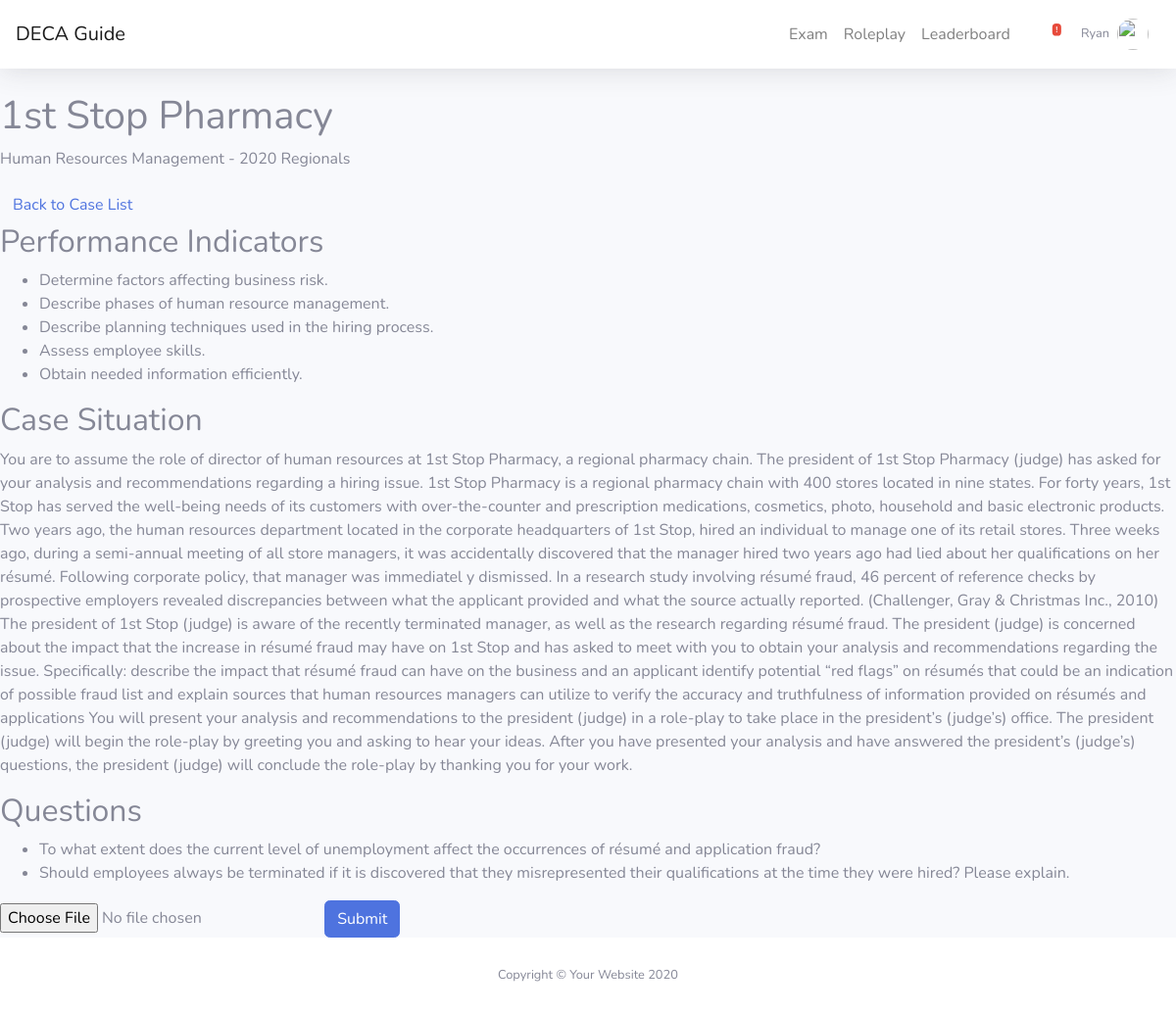
The app's page /roleplay/1 (signed in) with its own data.
### roleplay/models.py (models this page shows, shortened)
class Case(models.Model):
    title = models.CharField(max_length=100)
    description = models.TextField()
    year = models.IntegerField(default=0)
    event = models.ForeignKey(Event, on_delete=models.CASCADE)
    REGIONALS = 'R'
    PROVINCIALS = 'P'
    ICDC = 'I'
    LEVELS = [
        (REGIONALS, 'Regionals'),
        (PROVINCIALS, 'Provincials'),
        (ICDC, 'ICDC'),
    ]
    level = models.CharField(max_length=1, choices=LEVELS)

class Event(models.Model):
    title = models.CharField(max_length=100)
    code = models.CharField(max_length=10)
    cluster = models.ForeignKey(Cluster, on_delete=models.CASCADE)
    team = models.BooleanField(default=False)

class PI(models.Model):
    case = models.ForeignKey(Case, on_delete=models.CASCADE)
    title = models.CharField(max_length=100)

class CaseQuestion(models.Model):
    case = models.ForeignKey(Case, on_delete=models.CASCADE)
    title = models.CharField(max_length=200)

### roleplay/views.py (the view)
# urls.py: path('<int:pk>', views.case, name='case'),
@login_required(login_url='accounts:login')
def case(request, pk):
    form = SubmissionForm()
    if request.method == 'POST':
        sub = Submission(student=request.user, case=Case.objects.get(pk=pk))
        form = SubmissionForm(request.POST, request.FILES, instance=sub)
        if form.is_valid():
            form.save()
        return redirect('roleplay')
    return render(request, 'roleplay/case.html', {'case':Case.objects.get(pk=pk), 'form':form, 'submissions':Submission.objects.filter(student=request.user).order_by('-date')})

### roleplay/forms.py
class SubmissionForm(forms.ModelForm):
    class Meta:
        model = Submission
        fields = {'audio_file'}

### roleplay/templates/roleplay/case.html (shortened to what this page needs)
{% extends 'base.html' %}
{% block content %}
<h1>{{case.title}}</h1>
<p>{{case.event.title}} - {{case.year}} {{case.get_level_display}}</p>
<a href="{% url 'roleplay' %}" class="btn btn-link">Back to Case List</a>
<h2>Performance Indicators</h2>
<ul>
    {% for pi in case.pi_set.all %}
        <li>{{pi.title}}</li>
    {% endfor %}
</ul>
<h2>Case Situation</h2>
<p>{{case.description}}</p>
<h2>Questions</h2>
<ul>
    {% for question in case.casequestion_set.all %}
        <li>{{question.title}}</li>
    {% endfor %}
</ul>
<form action='' method='POST' enctype='multipart/form-data'>
    <input type="file" name="audio_file">
    <button type='submit' class="btn btn-primary">Submit</button>
</form>
{% endblock %}

### accounts/templates/base.html (shortened to what this page needs)
{% load static %}
<!DOCTYPE html>
<html lang="en">
<head>
    <link href="{% static 'accounts/vendor/fontawesome-free/css/all.min.css' %}" rel="stylesheet" type="text/css">
    <link href="{% static 'accounts/css/sb-admin-2.min.css' %}" rel="stylesheet">
</head>
<body id="page-top">
    <div id="wrapper">
        <div id="content-wrapper" class="d-flex flex-column">
            <div id="content">
                <nav class="navbar navbar-expand navbar-light bg-white topbar mb-4 static-top shadow">
                    <a class="navbar-brand" href="{% url 'accounts:index' %}">DECA Guide</a>
                    <ul class="navbar-nav ml-auto">
                        <li class="navbar-nav align-items-center">
                            <a href="{% url 'quiz:quiz' %}" class="nav-link">Exam</a>
                        </li>
                        <li class="navbar-nav align-items-center">
                            <a href="{% url 'roleplay' %}" class="nav-link">Roleplay</a>
                        </li>
                        <li class="navbar-nav align-items-center">
                          <a href="{% url 'leaderboard' %}" class="nav-link">Leaderboard</a>
                        </li>
                        <li class="nav-item dropdown no-arrow mx-1">
                            <a class="nav-link dropdown-toggle" href="#" id="alertsDropdown" role="button"
                                data-toggle="dropdown" aria-haspopup="true" aria-expanded="false">
                                <i class="fas fa-bell fa-fw"></i>
                                <span class="badge badge-danger badge-counter">!</span>
                            </a>
                        </li>
                        <li class="nav-item dropdown no-arrow">
                            <a class="nav-link dropdown-toggle" href="#" id="userDropdown" role="button"
                                data-toggle="dropdown" aria-haspopup="true" aria-expanded="false">
                                <span class="mr-2 d-none d-lg-inline text-gray-600 small">{{user.username}}</span>
                                <img class="img-profile rounded-circle"
                                    src="{% static 'accounts/img/undraw_profile.svg' %}">
                            </a>
                        </li>
                    </ul>
                </nav>
                {% block content %}
                {% endblock %}
            </div>
            <footer class="sticky-footer bg-white">
                <div class="container my-auto">
                    <div class="copyright text-center my-auto">
                        <span>Copyright &copy; Your Website 2020</span>
                    </div>
                </div>
            </footer>
        </div>
    </div>
</body>
</html>

### records on screen
Case: title "1st Stop Pharmacy", event "Human Resources Management", year "2020", level "Regionals", description "You are to assume the role of director of human resources at 1st Stop Pharmacy, a regional pharmacy chain. The president of 1st Stop Pharmacy (judge) has asked for your analysis and recommendations regarding a hiring issue. 1st Stop Pharmacy is a regional pharmacy chain with 400 stores located in nine states. For forty years, 1st Stop has served the well-being needs of its customers with over-the-counter and prescription medications, cosmetics, photo, household and basic electronic products. Two years ago, the human resources department located in the corporate headquarters of 1st Stop, hired an individual to manage one of its retail stores. Three weeks ago, during a semi-annual meeting of…"
PI: title "Determine factors affecting business risk."
PI: title "Describe phases of human resource management."
PI: title "Describe planning techniques used in the hiring process."
PI: title "Assess employee skills."
PI: title "Obtain needed information efficiently."
CaseQuestion: title "To what extent does the current level of unemployment affect the occurrences of résumé and application fraud?"
CaseQuestion: title "Should employees always be terminated if it is discovered that they misrepresented their qualifications at the time they were hired? Please explain."

### other values on screen
{{ user.username }} "Ryan"
